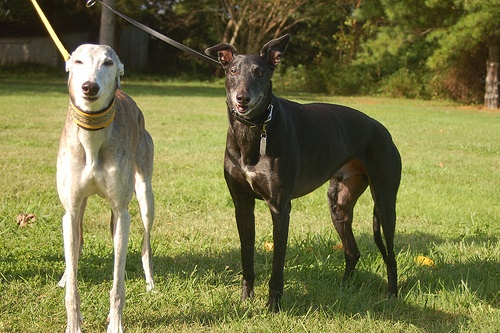
#> input picture Object Proposal Generators/JPEGImages/001324.jpg, 500 x 333 px, found by its file name
$ python 'Edge Box Generator.py'
#> lines starting #> are read from the running program, lines starting #| are printed output that depends on the picture
#!/usr/bin/env python3

# -*- coding: utf-8 -*-
"""
Created on Wed Sep 25 07:44:39 2019

@author: chaitralikshirsagar
"""

import cv2
import xml.etree.ElementTree as ET
import numpy as np

if __name__ == '__main__':

    #read input image
    ip_img='D:\\USC\\Computer Vision\\HW2_Data\\HW2_Data\\JPEGImages\\001324.jpg'
    im=cv2.imread(ip_img)
#> im is the input picture: shape (333, 500, 3); mean B, G, R 67.2, 116.9, 117.8
    im=cv2.cvtColor(im,cv2.COLOR_BGR2RGB)

    # create Selective Search Segmentation Object using default parameters
    ss = cv2.ximgproc.segmentation.createSelectiveSearchSegmentation()
    sg=cv2.ximgproc.segmentation.createGraphSegmentation()

    # set input image on which we will run segmentation
    ss.addImage(im)
    ss.addGraphSegmentation(sg)

    #add Color strategy to the Selective Search object ( comment for all startegies usage)
    sc = cv2.ximgproc.segmentation.createSelectiveSearchSegmentationStrategyColor()
    st = cv2.ximgproc.segmentation.createSelectiveSearchSegmentationStrategyTexture()
    sz = cv2.ximgproc.segmentation.createSelectiveSearchSegmentationStrategySize()
    sf = cv2.ximgproc.segmentation.createSelectiveSearchSegmentationStrategyFill()
    sm = cv2.ximgproc.segmentation.createSelectiveSearchSegmentationStrategyMultiple(sc,st,sz,sf)
    #ss.addStrategy(sc)
    ss.addStrategy(sm)

    # run selective search segmentation on input image
    rects = ss.process()

    #Prints total region proposals the algorithm gives.
    print('Total Number of Region Proposals: {}'.format(len(rects)))

    # number of region proposals to show
    numShowRects = 100

    tp=0

    #Parse the ground truth xml files to get ground trut bouding box locations
    dimensions=[]
    root=ET.parse('D:\\USC\\Computer Vision\\HW2_Data\\HW2_Data\\Annotations\\001324.xml').getroot()
#> (reads Object Proposal Generators/Annotations/001324.xml from the repository)
    for dims in root.findall('object/bndbox'):
        xmin=int(dims.find('xmin').text)
        xmax=int(dims.find('xmax').text)
        ymin=int(dims.find('ymin').text)
        ymax=int(dims.find('ymax').text)
        dimensions.append([xmin,ymin,xmax,ymax])

    #defines total ground truth boxes present in the input image
    num_total=len(dimensions)

    #a list that will contain the predicted boxes that have a iou>0.5 with GT box
    count=np.zeros((num_total,1))

    #main loop that iterates for every predicted box, and for every ground truth box and calculates union area, interesection area, iou
    while(True):
        imOut = im.copy()
        im_algo=im.copy()
        im_gt=im.copy()

        for i, rect in enumerate(rects):
            if (i < numShowRects):
                #returns coordinates of predicted box
                x, y, w, h = rect

                for j,box in enumerate(dimensions):

                    #returns coordinates of ground truth box
                    xmin,ymin,xmax,ymax=box
                    xa=max(x,xmin)
                    ya=max(y,ymin)
                    xb=min(x+w,xmax)
                    yb=min(y+h,ymax)

                    #calculate intersection area
                    intersection_area=max(0,xb-xa)*max(0,yb-ya)

                    #calculate ground truth bbox area
                    gt_area=((xmax-xmin))*((ymax-ymin))

                    #calculate ground truth image area
                    img_area=((x+w)-x)*((y+h)-y)

                    #calculate IoU
                    iou=intersection_area/float(gt_area+img_area-intersection_area)

                    #defines a rectangle around the corresponding coordinates
                    cv2.rectangle(im_algo, (x, y), (x+w, y+h), (0, 255, 0), 1, cv2.LINE_AA)
                    cv2.rectangle(im_gt, (xmin, ymin), (xmax, ymax), (0, 0, 255), 1, cv2.LINE_AA)

                    #Check if IoU is greater than 0.5
                    if(iou>0.5):
                        print("Box num",j)
                        count[j]+=1
                        cv2.rectangle(imOut, (x, y), (x+w, y+h), (0, 255, 0), 1, cv2.LINE_AA)
                        cv2.rectangle(imOut, (xmin, ymin), (xmax, ymax), (0, 0, 255), 1, cv2.LINE_AA)

            else:
                break
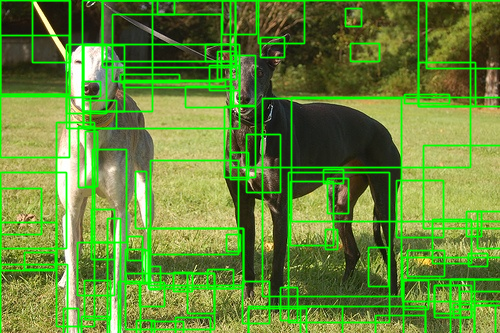
#> im_algo: shape (333, 500, 3); mean R, G, B 98.8, 138.3, 56
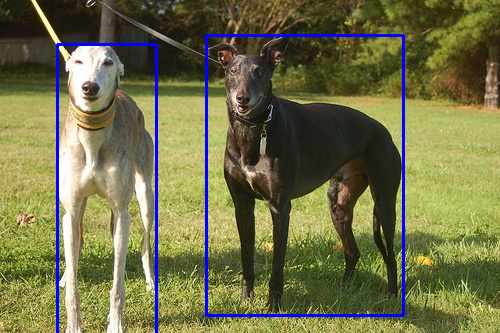
#> im_gt: shape (333, 500, 3); mean R, G, B 114, 113.1, 72.5
#> after the loop, count = [0, 0]

        #calculate how many predicted boxes have iou>0.5 for each ground truth box
        for i in range(num_total):
            if(count[i]>=1):
                tp+=1
#> after the loop, tp = 0

        #calculate recall as ratio of number of predicted boxes with iou>0.5 and total number of ground truth boxes
        recall=tp/num_total
#> recall = 0
        print("Recall value: ", recall)
#| Recall value:  0.0

        #Display the overlapped(imOut) / ground -truth(im_gt)/ algorithm result(im_algo)
        imOut=cv2.cvtColor(imOut,cv2.COLOR_RGB2BGR)
        im_algo=cv2.cvtColor(im_algo, cv2.COLOR_RGB2BGR)
        im_gt=cv2.cvtColor(im_gt,cv2.COLOR_RGB2BGR)

        cv2.imshow("Output", imOut)
        cv2.imwrite('Dog_OP.jpg',imOut)
        cv2.imshow("Algorithm Output", im_algo)
        cv2.imwrite("Dog_Algorithm_Output.jpg", im_algo)
        cv2.imshow("Ground truth boxes", im_gt)
        cv2.imwrite("Dog_Ground_Truth.jpg", im_gt)

        #quit program by pressing 'q'
        k = cv2.waitKey(0) & 0xFF
#> (key Esc is pressed here)
        if k==113:
            break

    cv2.destroyAllWindows()
